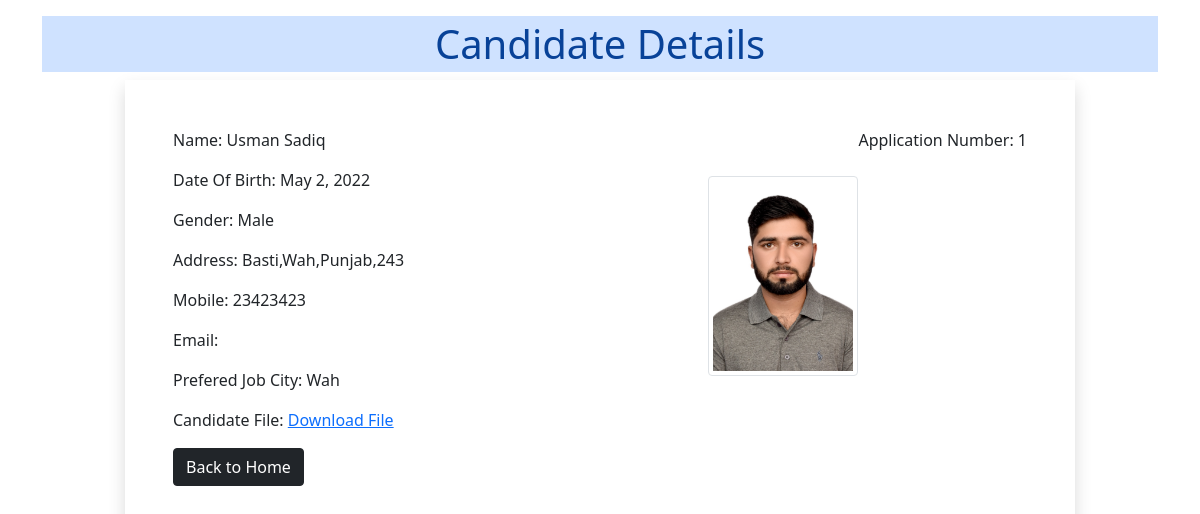
The page /1 on the database its author committed.
### myapp/models.py (models this page shows)
class Resume(models.Model):
    STATE_CHOICE =  (
        ('Sindh','Sindh'),
        ('Punjab','Punjab')
    )
    name = models.CharField(max_length=100)
    dob = models.DateField(auto_now=False,auto_now_add=False)
    gender = models.CharField(max_length=100)
    locality = models.CharField(max_length=100)
    city = models.CharField(max_length=100)
    pin = models.PositiveIntegerField()
    state = models.CharField(choices=STATE_CHOICE, max_length=50)
    mobile = models.PositiveIntegerField()
    email = models.EmailField()
    job_city = models.CharField(max_length=100)
    profile_image = models.ImageField(upload_to='profileimg',blank=True)
    my_file = models.FileField(upload_to='doc',blank=True)

### myapp/views.py (the view)
# urls.py: path('<int:pk>',views.candidates,name='candidates')
def candidates(request,pk):
    data = Resume.objects.get(pk=pk)
    return render(request,'myapp/candidate.html',{'data':data})

### myapp/templatetags/myfilter.py (called while the page is built)
@register.filter(name='remove_special')
def remove_char(value,arg):
    for character in arg:
        value = value.replace(character,'')
    return value

### myapp/templates/myapp/candidate.html (shortened to what this page needs)
<!doctype html>
{% load myfilter %}
<html lang="en">
  <head>
    <link href="https://cdn.jsdelivr.net/npm/bootstrap@5.1.3/dist/css/bootstrap.min.css" rel="stylesheet">
  </head>
  <body>
        <div class="container">
            <h1 class='alert-primary text-center p-1 mt-3'>Candidate Details</h1>
            <div class="row">
                <div class="col-sm-10 offset-sm-1 p-5 shadow">
                    <p class='float-end'>Application Number: {{data.id}}</p>
                    <img src="{{data.profile_image.url}}" alt="candidateImage" class='img-fluid img-thumbnail mt-5 float-end' width=150px height=150px>
                    <p>Name: {{data.name}}</p>
                    <p>Date Of Birth: {{data.dob}}</p>
                    <p>Gender: {{data.gender}}</p>
                    <p>Address: {{data.locality}},{{data.city}},{{data.state}},{{data.pin}} </p>
                    <p>Mobile: {{data.mobile}}</p>
                    <p>Email: {{data.email  }}</p>
                    <p>Prefered Job City: {{data.job_city |remove_special:"[]',"}}</p>
                    <p>Candidate File: <a href={{data.my_file.url}}>Download File</a></p>
                    <a href="/"><input type="button" value="Back to Home" class='btn btn-dark'></a>
                </div>
            </div>
        </div>
  </body>
</html>

### rows shown on the page
Resume: id "1", profile_image (picture), name "Usman Sadiq", dob "May 2, 2022", gender "Male", locality "Basti", city "Wah", state "Punjab", pin "243", mobile "23423423", job_city|remove_special "Wah"
